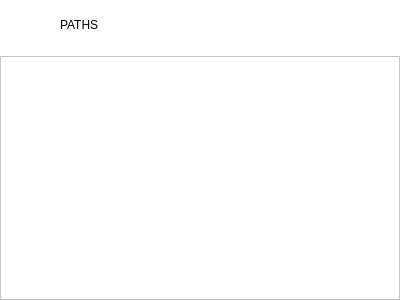
<?xml version="1.0" encoding="UTF-8"?>
<ui version="4.0">
 <class>FavoritePage</class>
 <widget class="QWidget" name="FavoritePage">
  <property name="geometry">
   <rect>
    <x>0</x>
    <y>0</y>
    <width>400</width>
    <height>300</height>
   </rect>
  </property>
  <property name="windowTitle">
   <string>Form</string>
  </property>
  <property name="styleSheet">
   <string notr="true">background: #fff;</string>
  </property>
  <layout class="QVBoxLayout" name="verticalLayout">
   <property name="leftMargin">
    <number>0</number>
   </property>
   <property name="topMargin">
    <number>0</number>
   </property>
   <property name="rightMargin">
    <number>0</number>
   </property>
   <property name="bottomMargin">
    <number>0</number>
   </property>
   <item>
    <widget class="QWidget" name="header" native="true">
     <property name="minimumSize">
      <size>
       <width>0</width>
       <height>50</height>
      </size>
     </property>
     <property name="maximumSize">
      <size>
       <width>16777215</width>
       <height>50</height>
      </size>
     </property>
     <layout class="QHBoxLayout" name="horizontalLayout">
      <property name="spacing">
       <number>20</number>
      </property>
      <property name="leftMargin">
       <number>10</number>
      </property>
      <property name="topMargin">
       <number>5</number>
      </property>
      <property name="rightMargin">
       <number>10</number>
      </property>
      <property name="bottomMargin">
       <number>5</number>
      </property>
      <item>
       <widget class="Burger" name="burger">
        <property name="minimumSize">
         <size>
          <width>30</width>
          <height>30</height>
         </size>
        </property>
        <property name="maximumSize">
         <size>
          <width>30</width>
          <height>30</height>
         </size>
        </property>
        <property name="cursor">
         <cursorShape>PointingHandCursor</cursorShape>
        </property>
        <property name="text">
         <string/>
        </property>
        <property name="pixmap">
         <pixmap resource="../images.qrc">:/images/burger.png</pixmap>
        </property>
        <property name="scaledContents">
         <bool>true</bool>
        </property>
        <property name="default" stdset="0">
         <bool>false</bool>
        </property>
       </widget>
      </item>
      <item>
       <widget class="QLabel" name="label">
        <property name="styleSheet">
         <string notr="true">text-transform: uppercase;
font: 87 16pt &quot;Arial&quot;;</string>
        </property>
        <property name="text">
         <string>PATHS</string>
        </property>
       </widget>
      </item>
      <item>
       <spacer name="horizontalSpacer">
        <property name="orientation">
         <enum>Qt::Horizontal</enum>
        </property>
        <property name="sizeHint" stdset="0">
         <size>
          <width>40</width>
          <height>20</height>
         </size>
        </property>
       </spacer>
      </item>
      <item>
       <widget class="QLabel" name="label_2">
        <property name="maximumSize">
         <size>
          <width>20</width>
          <height>20</height>
         </size>
        </property>
        <property name="cursor">
         <cursorShape>PointingHandCursor</cursorShape>
        </property>
        <property name="styleSheet">
         <string notr="true">font: 87 16pt &quot;Arial&quot;;</string>
        </property>
        <property name="text">
         <string/>
        </property>
        <property name="pixmap">
         <pixmap>:/images/images/search.png</pixmap>
        </property>
        <property name="scaledContents">
         <bool>true</bool>
        </property>
       </widget>
      </item>
     </layout>
    </widget>
   </item>
   <item>
    <widget class="QScrollArea" name="scrollArea">
     <property name="styleSheet">
      <string notr="true">padding: 0;</string>
     </property>
     <property name="widgetResizable">
      <bool>true</bool>
     </property>
     <widget class="QWidget" name="scrollAreaWidgetContents">
      <property name="geometry">
       <rect>
        <x>0</x>
        <y>0</y>
        <width>398</width>
        <height>242</height>
       </rect>
      </property>
      <property name="styleSheet">
       <string notr="true">[accessibleName=&quot;playItem&quot;]:hover{
	background: #eee;
}

[accessibleName=&quot;playItem&quot;] *{
	background: transparent;
}

[accessibleName=&quot;active&quot;] QWidget{
	background: #aaa;
}</string>
      </property>
      <layout class="QVBoxLayout" name="verticalLayout_3">
       <property name="spacing">
        <number>0</number>
       </property>
       <property name="leftMargin">
        <number>0</number>
       </property>
       <property name="topMargin">
        <number>5</number>
       </property>
       <property name="rightMargin">
        <number>0</number>
       </property>
       <property name="bottomMargin">
        <number>3</number>
       </property>
      </layout>
     </widget>
    </widget>
   </item>
  </layout>
 </widget>
 <customwidgets>
  <customwidget>
   <class>Burger</class>
   <extends>QLabel</extends>
   <header>Components/burger.h</header>
  </customwidget>
 </customwidgets>
 <resources>
  <include location="../images.qrc"/>
 </resources>
 <connections/>
</ui>
